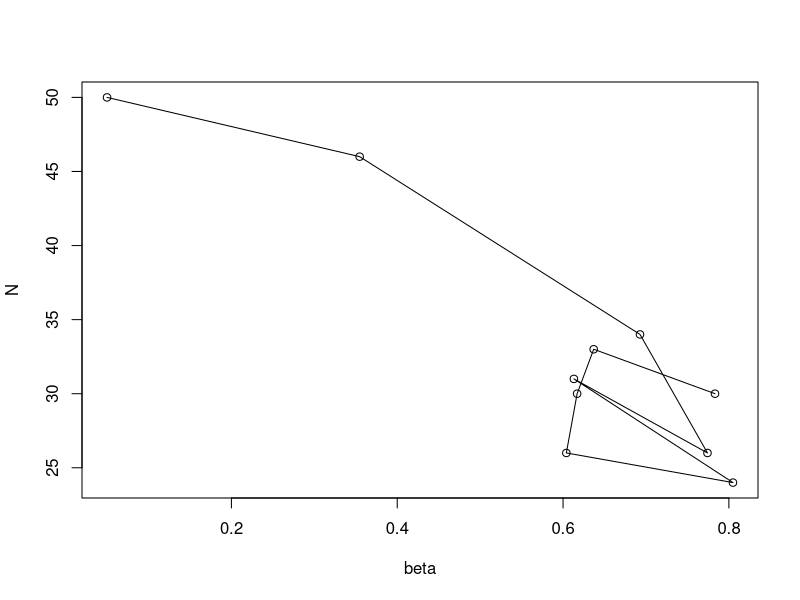

Source code (R):

lambda <- 25
jointbn <- matrix(NA, nrow=100000, ncol=2)
colnames(jointbn) <- c('b','n')
jointbn[1,] <- c(.05, 50) # set starting values

for(jj in 2:nrow(jointbn)){
	bprev <- jointbn[jj-1,'b']

	x <- rpois(1, lambda*(1-bprev)) # simulate Nhat using bprev
	Nhat <- x + 20

	bhat <- rbeta(1, 21, Nhat-19) # simulate bhat using Nhat

	jointbn[jj,] <- c(bhat, Nhat) # save in our data matrix
}

bvec <- jointbn[1:10,'b']
nvec <- jointbn[1:10,'n']

pdf(file='firstten.pdf')
plot(bvec, nvec, type='o', xlab='beta', ylab='N')
dev.off()

bfull <- jointbn[1001:nrow(jointbn),'b']
nfull <- jointbn[1001:nrow(jointbn),'n']

quantile(bfull, c(.05,.95)) # 0.55, 0.97
mean(bfull) # 0.775...

n20 <- ifelse(nfull==20, 1, 0)
mean(n20) # 0.073

n25 <- ifelse(nfull==25, 1, 0)
mean(n25) # 0.093